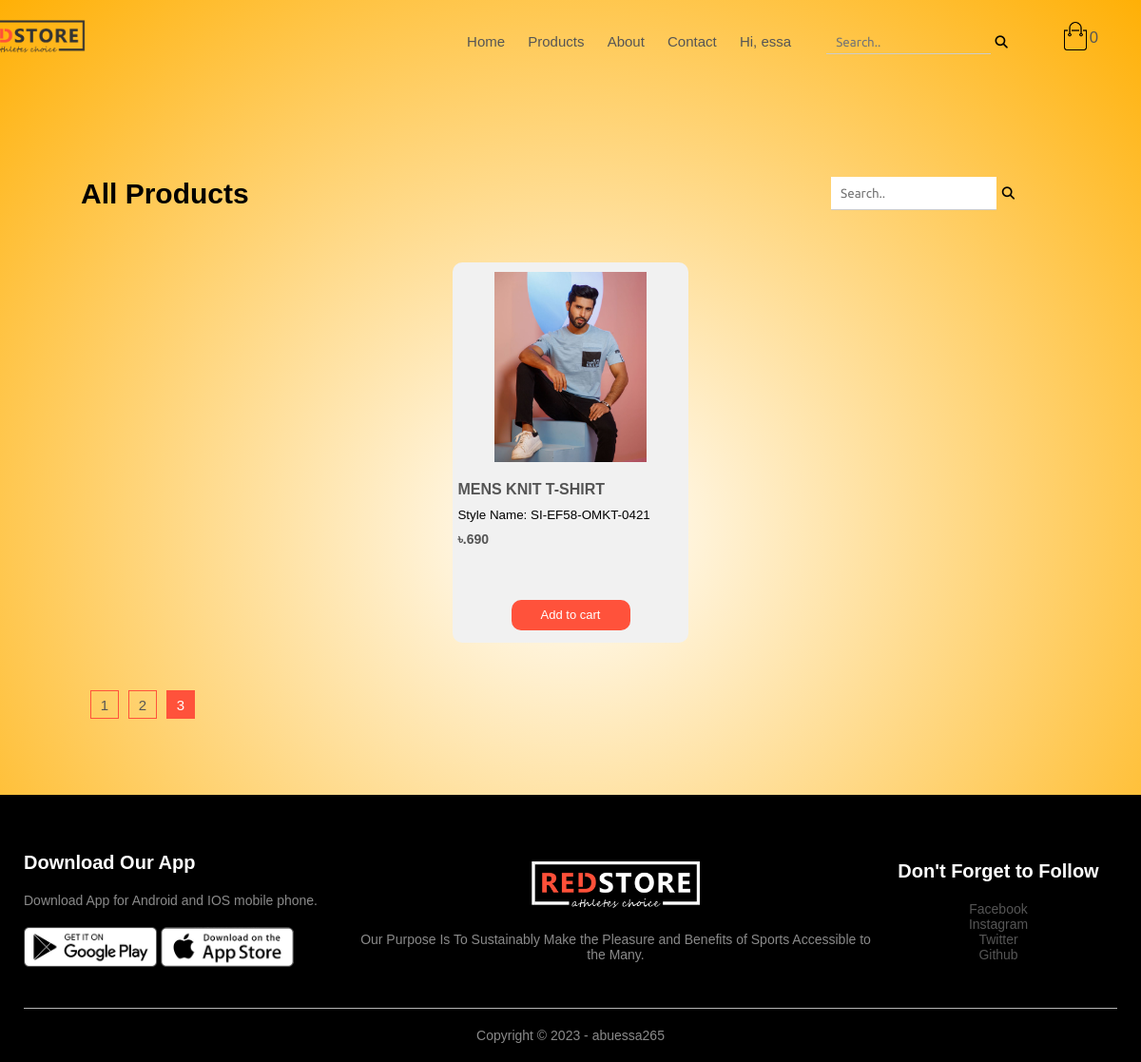
/E-Commerce/products.php?section=3 (signed in), run on the app's committed database.
### tables this page shows
CREATE TABLE `product` (
  `p_id` int(255) NOT NULL,
  `section` int(11) DEFAULT NULL,
  `p_name` varchar(255) DEFAULT NULL,
  `p_details` varchar(255) DEFAULT NULL,
  `p_colour` varchar(255) DEFAULT NULL,
  `p_ctag` varchar(255) DEFAULT NULL,
  `p_sub_ctag` varchar(255) DEFAULT NULL,
  `p_price` int(255) DEFAULT NULL,
  `p_quantity` int(255) DEFAULT NULL,
  `p_date` date DEFAULT NULL,
  `p_img1` varchar(255) DEFAULT NULL,
  `p_img2` varchar(255) DEFAULT NULL,
  `p_img3` varchar(255) DEFAULT NULL,
  `p_img4` varchar(255) DEFAULT NULL,
  `p_keyword` varchar(255) DEFAULT NULL
);

### E-Commerce/common_function.php (called while the page is built, shortened)
<?php
include('const/connection.php');
function count_all_product()
{
  global $con;
  $sql = "select * from product";
  $res = mysqli_query($con, $sql);
  $count = mysqli_num_rows($res);
  return ceil($count / 12);
}

### E-Commerce/products.php (the view, shortened to what this page needs)
<?php
include('common_function.php');
?>
<!DOCTYPE html>
<html lang="en">
<head>
  <link rel="stylesheet" href="CSS/style.css" />
  <link rel="stylesheet" href="https://cdn.jsdelivr.net/npm/@fortawesome/fontawesome-free@6.1.2/css/fontawesome.min.css" />
</head>
<body>
  <?php include('const/header.php'); ?>
  <div class="small-container">
    <div class="row row-2">
      <h2>All Products</h2>
      <div class="search-container">
        <form action="search_product.php" method="get" style="width: 85% !important">
          <input class="search" type="text" placeholder="Search.." name="search">
          <button class="search_btn" type="submit" name="submit"><i class="fa fa-search"></i></button>
        </form>
      </div>
    </div>
    <div class="row">
      <?php
      if (isset($_GET['section'])) {
        $section = $_GET['section'];
        $sql = "select * from `product` where section = '$section' order by rand() limit 12 ";
        $res = mysqli_query($con, $sql);
        while ($row = mysqli_fetch_array($res)) {
          $id = $row['p_id'];
          $product_name = $row['p_name'];
          $product_image = $row['p_img1'];
          $product_details = $row['p_details'];
          $product_price = $row['p_price'];
          echo '<div class="col-4" style="background:#F1F1F1; border-radius:10px">
                      <center><a href="product_details.php?p_id=' . $id . '"><img class="img-thumbnail" style="background:#F1F1F1;width: 200px;height: 200px;object-fit:contain; margin: 10px 10px !important" src=product_img/' . $product_image . ' /></a></center>
                      <div class="p-info">
                      <h4 style="font-weight:bold; font-size:16px; text-transform: uppercase">' . $product_name . '</h4>
                      <div class="">
                        <h6 style="font-weight:lighter;margin-top:10px">' . $product_details . '</h6>
                      </div>
                      <p>' . CURRENCY . '.' . $product_price . '</p>
                      </div>
                      <center><a href="add_to_cart.php?add_to_cart=' . $id . '" class="btn" style="margin-top:10px">Add to cart</a></center>
                    </div>';
        }
      } else {
        echo "<script>window.open('products.php?section=1','_self')</script>";
      }
      ?>
    </div>
    <?php
    $product_count = count_all_product();
    echo '<div class="page-btn">';
    for ($i = 1; $i <= $product_count; $i++) {
      if ($i > 4) {
        echo '<span>&#8594;</span>';
      } else {
        if ($i == $section) {
          echo '<a href="products.php?section=' . $i . '"><span class="active">' . $i . '</span></a>';
        } else {
          echo '<a href="products.php?section=' . $i . '"><span>' . $i . '</span></a>';
        }
      }
    }
    echo '</div>';
    ?>
  </div>
  <?php
  include('const/footer.php');
  include('const/back_to_top.php');
  ?>
</body>
</html>

### E-Commerce/CSS/style.css (style rules this page uses)
* { margin: 0; padding: 0; box-sizing: border-box; }
html { scroll-behavior: smooth; }
a { text-decoration: none; color: #555; }
p { color: #555; }
.row { display: flex; align-items: center; flex-wrap: wrap; justify-content: space-around; }
.col-4 .btn { display: inline-block; background: #ff523b; height: 32px; width: 125px; font-size: 13px; line-height: 16px; color: #fff; padding: 8px 30px; margin: 30px 0; border-radius: 10px; transition: background 0.5s; }
.btn { display: inline-block; background: #ff523b; color: #fff; padding: 8px 30px; margin: 30px 0; border-radius: 30px; transition: background 0.5s; }
.small-container { max-width: 1080px; margin: auto; padding-left: 25px; padding-right: 25px; }
.col-4 { flex-basis: 24%; height: 25rem; max-height: 25rem; min-width: 200px; margin-bottom: 50px; transition: transform 0.5s; }
.p-info { height: 120px; padding: 5px; }
.col-4 img { width: 100%; }
h4 { color: #555; font-weight: normal; }
.col-4 p { font-size: 14px; font-weight: bold; margin-top: 10px; }
.row-2 { justify-content: space-between; margin: 100px auto 50px; }
.page-btn { margin: 0 auto 80px; }
.page-btn span { display: inline-block; border: 1px solid #ff523b; margin-left: 10px; width: 30px; height: 30px; text-align: center; line-height: 30px; font-size: 15px; cursor: pointer; }
.active { background: #ff523b; color: #fff; }
form input { width: 100%; height: 35px; margin: 5px 0; padding: 0 10px; border-top: 0; border-left: 0; border-right: 0; border-bottom: 1px solid #ccc; }
form .search { width: 85%; height: 35px; margin: 5px 0; padding: 0 10px; border-top: 0; border-left: 0; border-right: 0; border-bottom: 1px solid #ccc; }
input { font-family: "Roboto Condensed", sans-serif; font-family: "Ubuntu", sans-serif; }
.search_btn { background: none; border: #fff; }
.row .col-4 img { image-resolution: auto; }

### E-Commerce/products.php (style rules this page uses)
body { background: radial-gradient(#fff, #ffb006); }

### E-Commerce/const/back_to_top.php (style rules this page uses)
body { font-family: Arial, Helvetica, sans-serif; font-size: 20px; }

### data on the page
product: p_img1 (picture), p_name "MENS KNIT T-SHIRT", p_details "Style Name: SI-EF58-OMKT-0421", p_price "690"

### other printed values
$username "essa"
ItemInCart() "0"
